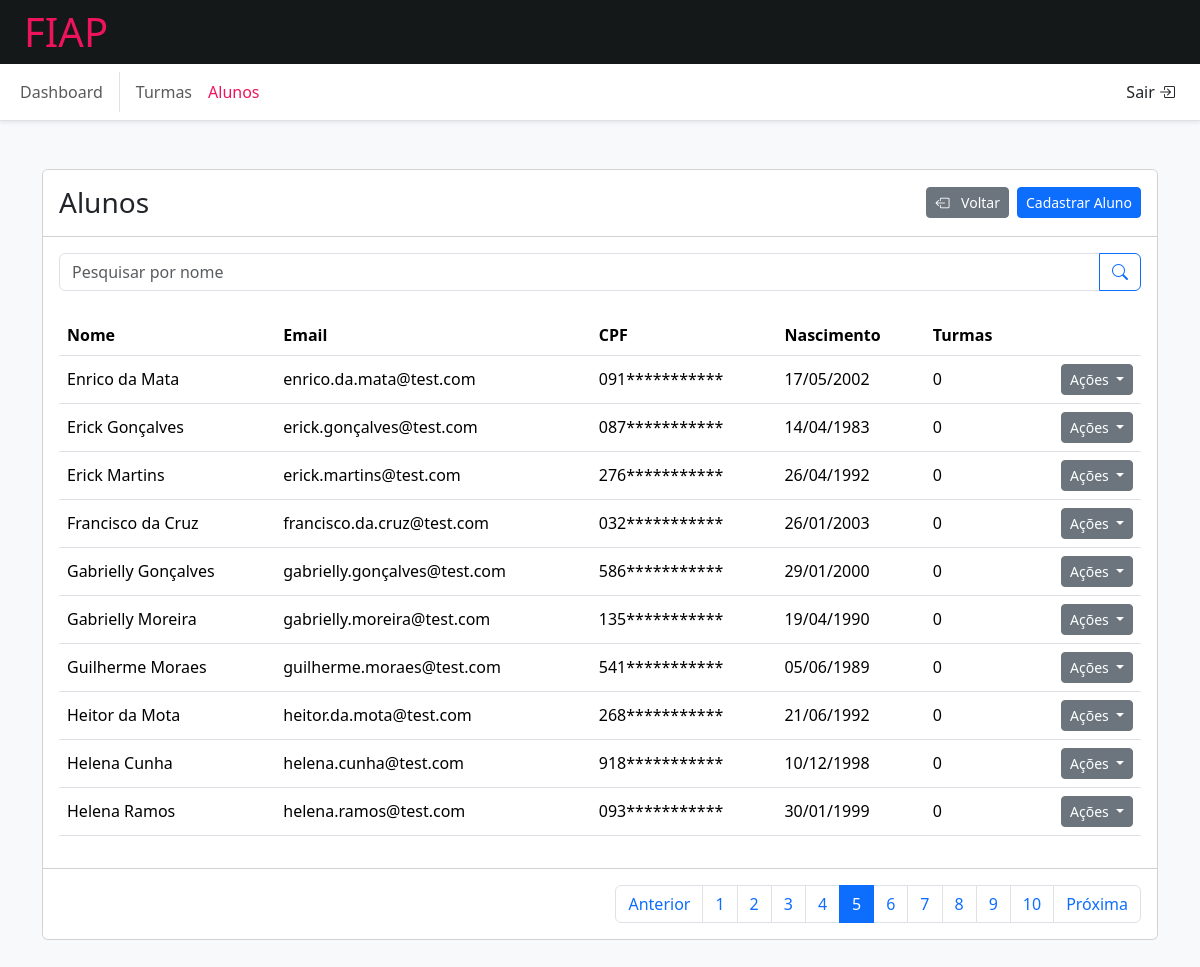
The page /admin/students?page=5 (signed in) on the database its author committed.
### tables this page shows
CREATE TABLE students
(
    id         INT AUTO_INCREMENT PRIMARY KEY,
    name       VARCHAR(255),
    email      VARCHAR(255) UNIQUE,
    password   VARCHAR(255),
    birth_date DATE,
    cpf        VARCHAR(14) UNIQUE,
    created_at TIMESTAMP DEFAULT CURRENT_TIMESTAMP(),
    INDEX (birth_date)
);

### src/Shared/Http/Response.php (called while the page is built, shortened)
<?php
class Response
{
    public function view(string $path, array $data = []): void
    {
        try {
            (new View())->render($path, $data);
        } catch (ViewNotFoundException $e) {
            $this->status(500)->view('errors/server-error', ['message' => $e->getMessage()]);
        }
    }
}

### src/Domain/Students/StudentsController.php (called while the page is built, shortened)
<?php
class StudentsController implements HasMiddlewareInterface
{
    public function index(Request $request, Response $response): void
    {
        $page = (int)$request->get('page') ?: 1;
        $search = $request->get('search');
        $response->view('students/index', [
            'students' => (new StudentsModel())->paginateWithEnrollmentsCount($page, 10, $search)
        ]);
    }
}

### src/Shared/Http/Router.php (called while the page is built, shortened)
<?php
class Router
{
    private array $routes = [];
    public function add(string $uri, string $method, array $action): void
    {
        $this->routes[$method][trim($uri, '/')] = $action;
    }
    public function run(): void
    {
        $path = parse_url(trim($_SERVER['REQUEST_URI'], '/'))['path'];
        $method = $_SERVER['REQUEST_METHOD'];
        $action = $this->routes[$method][$path] ?? ['', ''];
        [$class, $classMethod] = $action;
        $controller = new $class();
        $controller->$classMethod(new Request(), new Response());
    }
}

### public/index.php (called while the page is built, shortened)
<?php
$router = new Router();
$router->add('login', 'GET', [AuthController::class, 'login']);
$router->add('login', 'POST', [AuthController::class, 'attempt']);
$router->add('logout', 'POST', [AuthController::class, 'logout']);
$router->add('admin/dashboard', 'GET', [DashboardController::class, 'index']);
$router->add('admin/classes', 'GET', [ClassesController::class, 'index']);
$router->add('admin/classes/form', 'GET', [ClassesController::class, 'form']);
$router->add('admin/classes/create', 'POST', [ClassesController::class, 'create']);
$router->add('admin/classes/update', 'POST', [ClassesController::class, 'update']);
$router->add('admin/classes/delete', 'POST', [ClassesController::class, 'delete']);
$router->add('admin/classes/delete-enrollment', 'POST', [ClassesController::class, 'deleteEnrollment']);
$router->add('admin/classes/enroll', 'POST', [ClassesController::class, 'enroll']);
$router->add('admin/students', 'GET', [StudentsController::class, 'index']);
$router->add('admin/students/form', 'GET', [StudentsController::class, 'form']);
$router->add('admin/students/create', 'POST', [StudentsController::class, 'create']);
$router->add('admin/students/update', 'POST', [StudentsController::class, 'update']);
$router->add('admin/students/delete', 'POST', [StudentsController::class, 'delete']);
$router->add('admin/students/delete-enrollment', 'POST', [StudentsController::class, 'deleteEnrollment']);
$router->add('admin/students/enroll', 'POST', [StudentsController::class, 'enroll']);
$router->run();

### src/Shared/Database/BaseModel.php (called while the page is built, shortened)
<?php
abstract class BaseModel
{
    protected \PDO $connection;
    protected string $table;
    public function __construct()
    {
        $this->databaseDriver = new MySQLDriver();
        $this->connection = $this->databaseDriver->getConnection();
    }
    public function paginate(
        int    $page = 1,
        int    $perPage = 10,
        string $select = 'SELECT *',
        string $where = '',
        string $join = '',
        string $order = 'ORDER BY id',
        array  $params = []
    ): \stdClass
    {
        $offset = ($page - 1) * $perPage;
        $totalPages = (int)ceil($this->count($where, $params) / $perPage);
        $stmt = $this->connection->prepare("$select FROM `{$this->table}` $join $where $order LIMIT :limit OFFSET :offset");
        $stmt->bindValue(':limit', $perPage, \PDO::PARAM_INT);
        $stmt->bindValue(':offset', $offset, \PDO::PARAM_INT);
        foreach ($params as $key => $value) {
            $stmt->bindValue(":$key", $value);
        }
        $stmt->execute();
        return (object)[
            'records' => $stmt->fetchAll(),
            'currentPage' => $page,
            'totalPages' => $totalPages
        ];
    }
    public function count(string $where = '', array $params = []): int
    {
        $statement = $this->connection->prepare("SELECT COUNT(*) FROM `{$this->table}` {$where}");
        $statement->execute($params);
        return (int)$statement->fetchColumn();
    }
}

### src/Shared/Database/MySQLDriver.php (called while the page is built, shortened)
<?php
class MySQLDriver implements DatabaseDriverInterface
{
    private PDO $connection;
    public function __construct()
    {
        $env = parse_ini_file(__DIR__ . '/../../../.env');
        [$host, $port, $database, $user, $password] = [
            $env['DB_HOST'] ?? '127.0.0.1',
            $env['DB_PORT'] ?? '3306',
            $env['DB_NAME'] ?? null,
            $env['DB_USER'] ?? null,
            $env['DB_PASSWORD'] ?? ''
        ];
        try {
            $this->connection = new PDO(
                "mysql:host=$host;port=$port;dbname=$database",
                $user,
                $password,
                [
                    PDO::ATTR_ERRMODE => PDO::ERRMODE_EXCEPTION,
                    PDO::ATTR_DEFAULT_FETCH_MODE => PDO::FETCH_OBJ,
                ]
            );
        } catch (\PDOException $e) {
            (new Response())
                ->status(400)
                ->view('errors/server-error', ['message' => $e->getMessage()]);
        }
    }
    public function getConnection(): \PDO
    {
        return $this->connection;
    }
}

### src/Domain/Students/StudentsModel.php (called while the page is built, shortened)
<?php
class StudentsModel extends BaseModel
{
    public function paginateWithEnrollmentsCount(int $page = 1, int $perPage = 10, $search = ''): \stdClass
    {
        return $this->paginate(
            $page,
            $perPage,
            'SELECT students.*, (SELECT COUNT(*) FROM enrollments WHERE enrollments.student_id = students.id) AS enrollments_count',
            "WHERE students.name LIKE :search",
            '',
            'ORDER BY students.name',
            ['search' => "%$search%"],
        );
    }
}

### views/students/index.php (the view, shortened to what this page needs)
<?php include(__DIR__ . '/../layouts/admin/header.php') ?>
    <div class="container">
        <div class="card">
            <div class="card-header bg-white">
                <div class="d-flex justify-content-between align-items-center">
                    <h3>Alunos</h3>
                    <div class="d-flex justify-content-between align-items-center flex-wrap">
                        <a class="btn btn-sm btn-secondary me-2" href="/admin/dashboard">
                            <i class="bi bi-box-arrow-left me-2"></i>
                            Voltar
                        </a>
                        <a class="btn btn-sm btn-primary" href="/admin/students/form">
                            Cadastrar Aluno
                        </a>
                    </div>
                </div>
            </div>
            <div class="card-body">
                <form class="input-group mb-4" action="/admin/students" method="GET">
                    <input type="text" class="form-control" placeholder="Pesquisar por nome"
                           aria-label="Nome da turma" name="search" aria-describedby="btn-search">
                    <button class="btn btn-outline-primary" type="submit" id="btn-search">
                        <i class="bi bi-search"></i>
                    </button>
                </form>
                <table class="table">
                    <thead>
                    <tr>
                        <th>Nome</th>
                        <th>Email</th>
                        <th>CPF</th>
                        <th>Nascimento</th>
                        <th>Turmas</th>
                        <th class="w-1"></th>
                    </tr>
                    </thead>
                    <tbody>
                    <?php if (!$this->students->records) : ?>
                        <tr>
                            <td colspan="6">Nenhum registro encontrado</td>
                        </tr>
                    <?php else: ?>
                        <?php foreach ($this->students->records as $student) : ?>
                            <tr>
                                <td><?= $student->name ?></td>
                                <td><?= $student->email ?></td>
                                <td><?= substr($student->cpf, 0, 3) . str_repeat('*', strlen($student->cpf) - 3); ?></td>
                                <td><?= (new \DateTime($student->birth_date))->format('d/m/Y') ?></td>
                                <td><?= $student->enrollments_count ?></td>
                                <td class="text-end">
                                    <div class="btn-group">
                                        <button class="btn btn-secondary btn-sm dropdown-toggle" type="button"
                                                data-bs-toggle="dropdown" aria-expanded="false">
                                            Ações
                                        </button>
                                    </div>
                                </td>
                            </tr>
                        <?php endforeach; ?>
                    <?php endif; ?>
                    </tbody>
                </table>
            </div>
            <?php if ($this->students->totalPages): ?>
                <div class="card-footer d-flex justify-content-end bg-white">
                    <ul class="pagination my-auto">
                        <li class="page-item">
                            <a class="page-link <?= $this->students->currentPage === 1 ? 'disabled' : '' ?>"
                               href="/admin/students?page=<?= $this->students->currentPage - 1 ?>"
                               aria-label="Next">
                                <span aria-hidden="true">Anterior</span>
                            </a>
                        </li>
                        <?php foreach (range(1, $this->students->totalPages) as $page) : ?>
                            <li class="page-item <?= $page === $this->students->currentPage ? 'active' : '' ?>">
                                <a class="page-link" href="/admin/students?page=<?= $page ?>">
                                    <?= $page ?>
                                </a>
                            </li>
                        <?php endforeach; ?>
                        <li class="page-item">
                            <a class="page-link <?= $this->students->currentPage === $this->students->totalPages ? 'disabled' : '' ?>"
                               href="/admin/students?page=<?= $this->students->currentPage + 1 ?>"
                               aria-label="Next">
                                <span aria-hidden="true">Próxima</span>
                            </a>
                        </li>
                    </ul>
                </div>
            <?php endif; ?>
        </div>
    </div>
<?php include(__DIR__ . '/../layouts/admin/footer.php') ?>

### rows shown on the page
students: name "Enrico da Mata", email "enrico.da.mata@test.com", cpf "091", cpf "***********", birth_date "17/05/2002", enrollments_count "0"
students: name "Erick Gonçalves", email "erick.gonçalves@test.com", cpf "087", cpf "***********", birth_date "14/04/1983", enrollments_count "0"
students: name "Erick Martins", email "erick.martins@test.com", cpf "276", cpf "***********", birth_date "26/04/1992", enrollments_count "0"
students: name "Francisco da Cruz", email "francisco.da.cruz@test.com", cpf "032", cpf "***********", birth_date "26/01/2003", enrollments_count "0"
students: name "Gabrielly Gonçalves", email "gabrielly.gonçalves@test.com", cpf "586", cpf "***********", birth_date "29/01/2000", enrollments_count "0"
students: name "Gabrielly Moreira", email "gabrielly.moreira@test.com", cpf "135", cpf "***********", birth_date "19/04/1990", enrollments_count "0"
students: name "Guilherme Moraes", email "guilherme.moraes@test.com", cpf "541", cpf "***********", birth_date "05/06/1989", enrollments_count "0"
students: name "Heitor da Mota", email "heitor.da.mota@test.com", cpf "268", cpf "***********", birth_date "21/06/1992", enrollments_count "0"
students: name "Helena Cunha", email "helena.cunha@test.com", cpf "918", cpf "***********", birth_date "10/12/1998", enrollments_count "0"
students: name "Helena Ramos", email "helena.ramos@test.com", cpf "093", cpf "***********", birth_date "30/01/1999", enrollments_count "0"

### other values the page prints
$page "1"
$page "2"
$page "3"
$page "4"
$page "5"
$page "6"
$page "7"
$page "8"
$page "9"
$page "10"
